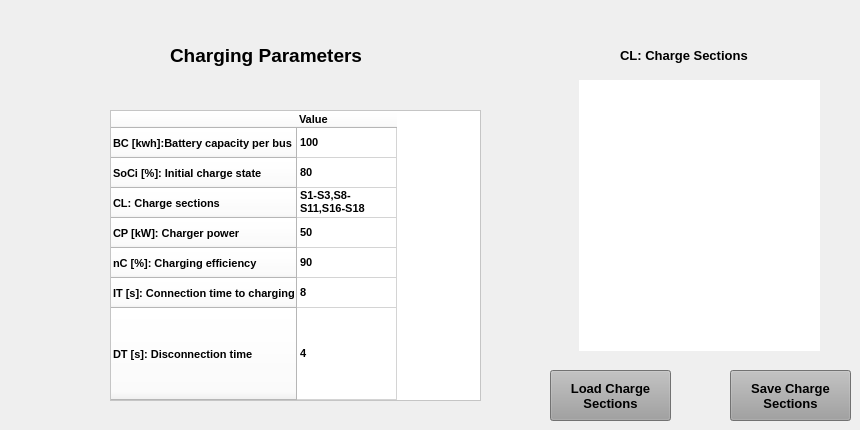
    <widget class="QWidget" name="ParametersDynamicTab">
     <attribute name="title">
      <string>Parameters</string>
     </attribute>
     <widget class="QLabel" name="ChargingParameterLabel">
      <property name="geometry">
       <rect>
        <x>170</x>
        <y>40</y>
        <width>261</width>
        <height>31</height>
       </rect>
      </property>
      <property name="font">
       <font>
        <family>MS Sans Serif</family>
        <pointsize>14</pointsize>
        <weight>75</weight>
        <bold>true</bold>
       </font>
      </property>
      <property name="text">
       <string>Charging Parameters</string>
      </property>
     </widget>
     <widget class="QTableWidget" name="ImcChargingParametersTable">
      <property name="geometry">
       <rect>
        <x>110</x>
        <y>110</y>
        <width>371</width>
        <height>291</height>
       </rect>
      </property>
      <property name="font">
       <font>
        <family>MS Sans Serif</family>
        <pointsize>14</pointsize>
        <weight>75</weight>
        <bold>true</bold>
       </font>
      </property>
      <property name="styleSheet">
       <string notr="true">background-color: rgb(255, 255, 255)</string>
      </property>
      <property name="verticalScrollBarPolicy">
       <enum>Qt::ScrollBarAsNeeded</enum>
      </property>
      <property name="horizontalScrollBarPolicy">
       <enum>Qt::ScrollBarAsNeeded</enum>
      </property>
      <property name="sizeAdjustPolicy">
       <enum>QAbstractScrollArea::AdjustIgnored</enum>
      </property>
      <property name="dragDropMode">
       <enum>QAbstractItemView::NoDragDrop</enum>
      </property>
      <property name="textElideMode">
       <enum>Qt::ElideRight</enum>
      </property>
      <property name="verticalScrollMode">
       <enum>QAbstractItemView::ScrollPerPixel</enum>
      </property>
      <property name="horizontalScrollMode">
       <enum>QAbstractItemView::ScrollPerPixel</enum>
      </property>
      <attribute name="verticalHeaderStretchLastSection">
       <bool>true</bool>
      </attribute>
      <row>
       <property name="text">
        <string>BC [kwh]:Battery capacity per bus</string>
       </property>
       <property name="font">
        <font>
         <family>MS Sans Serif</family>
         <pointsize>8</pointsize>
         <weight>75</weight>
         <bold>true</bold>
        </font>
       </property>
      </row>
      <row>
       <property name="text">
        <string>SoCi [%]: Initial charge state</string>
       </property>
       <property name="font">
        <font>
         <family>MS Sans Serif</family>
         <pointsize>8</pointsize>
         <weight>75</weight>
         <bold>true</bold>
        </font>
       </property>
      </row>
      <row>
       <property name="text">
        <string>CL: Charge sections</string>
       </property>
       <property name="font">
        <font>
         <family>MS Sans Serif</family>
         <pointsize>8</pointsize>
         <weight>75</weight>
         <bold>true</bold>
        </font>
       </property>
      </row>
      <row>
       <property name="text">
        <string>CP [kW]: Charger power</string>
       </property>
       <property name="font">
        <font>
         <family>MS Sans Serif</family>
         <pointsize>8</pointsize>
         <weight>75</weight>
         <bold>true</bold>
        </font>
       </property>
      </row>
      <row>
       <property name="text">
        <string>nC [%]: Charging efficiency</string>
       </property>
       <property name="font">
        <font>
         <family>MS Sans Serif</family>
         <pointsize>8</pointsize>
         <weight>75</weight>
         <bold>true</bold>
        </font>
       </property>
      </row>
      <row>
       <property name="text">
        <string>IT [s]: Connection time to charging</string>
       </property>
       <property name="font">
        <font>
         <family>MS Sans Serif</family>
         <pointsize>8</pointsize>
         <weight>75</weight>
         <bold>true</bold>
        </font>
       </property>
      </row>
      <row>
       <property name="text">
        <string>DT [s]: Disconnection time</string>
       </property>
       <property name="font">
        <font>
         <family>MS Sans Serif</family>
         <pointsize>8</pointsize>
         <weight>75</weight>
         <bold>true</bold>
        </font>
       </property>
      </row>
      <column>
       <property name="text">
        <string>Value</string>
       </property>
       <property name="font">
        <font>
         <family>MS Sans Serif</family>
         <pointsize>8</pointsize>
         <weight>75</weight>
         <bold>true</bold>
        </font>
       </property>
       <property name="textAlignment">
        <set>AlignLeading|AlignVCenter</set>
       </property>
      </column>
      <item row="0" column="0">
       <property name="text">
        <string>100</string>
       </property>
       <property name="font">
        <font>
         <family>MS Sans Serif</family>
         <pointsize>8</pointsize>
         <weight>75</weight>
         <bold>true</bold>
        </font>
       </property>
      </item>
      <item row="1" column="0">
       <property name="text">
        <string>80</string>
       </property>
       <property name="font">
        <font>
         <family>MS Sans Serif</family>
         <pointsize>8</pointsize>
         <weight>75</weight>
         <bold>true</bold>
        </font>
       </property>
      </item>
      <item row="2" column="0">
       <property name="text">
        <string>S1-S3,S8-S11,S16-S18</string>
       </property>
       <property name="font">
        <font>
         <family>MS Sans Serif</family>
         <pointsize>8</pointsize>
         <weight>75</weight>
         <bold>true</bold>
        </font>
       </property>
      </item>
      <item row="3" column="0">
       <property name="text">
        <string>50</string>
       </property>
       <property name="font">
        <font>
         <family>MS Sans Serif</family>
         <pointsize>8</pointsize>
         <weight>75</weight>
         <bold>true</bold>
        </font>
       </property>
      </item>
      <item row="4" column="0">
       <property name="text">
        <string>90</string>
       </property>
       <property name="font">
        <font>
         <family>MS Sans Serif</family>
         <pointsize>8</pointsize>
         <weight>75</weight>
         <bold>true</bold>
        </font>
       </property>
      </item>
      <item row="5" column="0">
       <property name="text">
        <string>8</string>
       </property>
       <property name="font">
        <font>
         <family>MS Sans Serif</family>
         <pointsize>8</pointsize>
         <weight>75</weight>
         <bold>true</bold>
        </font>
       </property>
      </item>
      <item row="6" column="0">
       <property name="text">
        <string>4</string>
       </property>
       <property name="font">
        <font>
         <family>MS Sans Serif</family>
         <pointsize>8</pointsize>
         <weight>75</weight>
         <bold>true</bold>
        </font>
       </property>
      </item>
     </widget>
     <widget class="QPushButton" name="RefreshSectionsButton">
      <property name="geometry">
       <rect>
        <x>550</x>
        <y>370</y>
        <width>121</width>
        <height>51</height>
       </rect>
      </property>
      <property name="font">
       <font>
        <family>MS Sans Serif</family>
        <pointsize>10</pointsize>
        <weight>75</weight>
        <bold>true</bold>
       </font>
      </property>
      <property name="statusTip">
       <string>Push to load charge sections</string>
      </property>
      <property name="styleSheet">
       <string notr="true">background-color: rgb(159, 159, 159);</string>
      </property>
      <property name="text">
       <string>Load Charge
Sections</string>
      </property>
     </widget>
     <widget class="QWidget" name="verticalLayoutWidget_2">
      <property name="geometry">
       <rect>
        <x>579</x>
        <y>80</y>
        <width>241</width>
        <height>271</height>
       </rect>
      </property>
      <layout class="QVBoxLayout" name="StopslLayout">
       <property name="sizeConstraint">
        <enum>QLayout::SetDefaultConstraint</enum>
       </property>
       <item>
        <widget class="QLabel" name="Fondo">
         <property name="styleSheet">
          <string notr="true">background-color: rgb(255, 255, 255);</string>
         </property>
         <property name="text">
          <string/>
         </property>
        </widget>
       </item>
      </layout>
     </widget>
     <widget class="QLabel" name="ChargeSectionsLabel">
      <property name="geometry">
       <rect>
        <x>620</x>
        <y>40</y>
        <width>171</width>
        <height>31</height>
       </rect>
      </property>
      <property name="font">
       <font>
        <family>MS Sans Serif</family>
        <pointsize>10</pointsize>
        <weight>75</weight>
        <bold>true</bold>
       </font>
      </property>
      <property name="text">
       <string>CL: Charge Sections</string>
      </property>
     </widget>
     <widget class="QPushButton" name="SaveSectionsButton">
      <property name="geometry">
       <rect>
        <x>730</x>
        <y>370</y>
        <width>121</width>
        <height>51</height>
       </rect>
      </property>
      <property name="font">
       <font>
        <family>MS Sans Serif</family>
        <pointsize>10</pointsize>
        <weight>75</weight>
        <bold>true</bold>
       </font>
      </property>
      <property name="statusTip">
       <string>Push to save charge sections</string>
      </property>
      <property name="styleSheet">
       <string notr="true">background-color: rgb(159, 159, 159);</string>
      </property>
      <property name="text">
       <string>Save Charge
Sections</string>
      </property>
     </widget>
    </widget>
